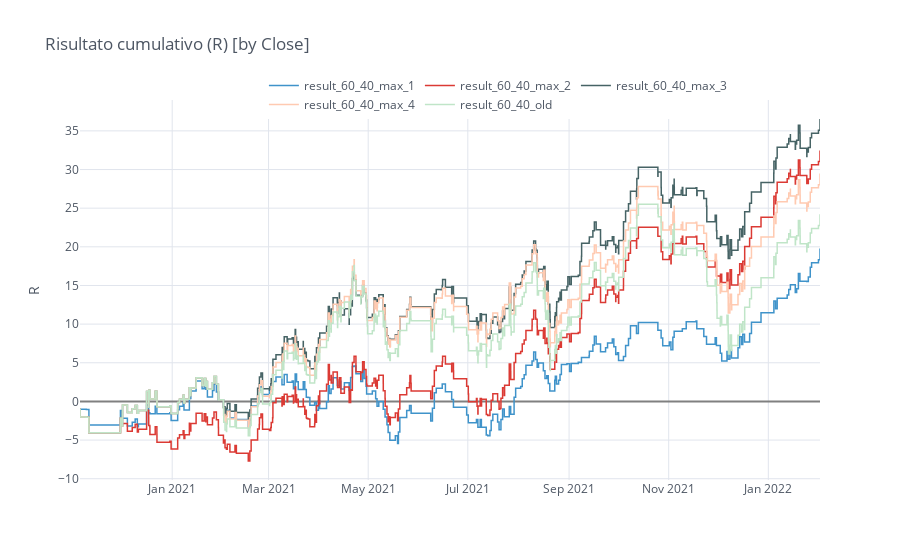

The notebook cell this image was saved under:
### Code cell
merged.cumsum().iplot(kind='scatter', connectgaps=True, interpolation='hv', 
                      title='Risultato cumulativo (R) [by Close]', width=1.5, legend='top',
                      yTitle='R', fill=False, zerolinecolor='grey', opacity=1, colors=cf_colors)

### Figure 1 — Plotly figure (JSON) as saved in the notebook; plotly's stock layout.template omitted (floating-point values rounded to 4 significant figures; data arrays with more than 128 entries replaced by an {"elided": "..."} marker saying what was removed)
{"data": [{"connectgaps": true, "line": {"color": "rgba(63, 147, 202, 1.0)", "dash": "solid", "shape": "hv", "width": 1.5}, "mode": "lines", "name": "result_60_40_max_1", "text": "", "type": "scatter", "x": {"elided": "399 str values"}, "y": {"elided": "399 mixed values"}}, {"connectgaps": true, "line": {"color": "rgba(219, 58, 52, 1.0)", "dash": "solid", "shape": "hv", "width": 1.5}, "mode": "lines", "name": "result_60_40_max_2", "text": "", "type": "scatter", "x": {"elided": "399 str values"}, "y": {"elided": "399 mixed values"}}, {"connectgaps": true, "line": {"color": "rgba(70, 99, 101, 1.0)", "dash": "solid", "shape": "hv", "width": 1.5}, "mode": "lines", "name": "result_60_40_max_3", "text": "", "type": "scatter", "x": {"elided": "399 str values"}, "y": {"elided": "399 mixed values"}}, {"connectgaps": true, "line": {"color": "rgba(255, 202, 177, 1.0)", "dash": "solid", "shape": "hv", "width": 1.5}, "mode": "lines", "name": "result_60_40_max_4", "text": "", "type": "scatter", "x": {"elided": "399 str values"}, "y": {"elided": "399 mixed values"}}, {"connectgaps": true, "line": {"color": "rgba(192, 229, 200, 1.0)", "dash": "solid", "shape": "hv", "width": 1.5}, "mode": "lines", "name": "result_60_40_old", "text": "", "type": "scatter", "x": {"elided": "399 str values"}, "y": {"elided": "399 float values"}}], "layout": {"legend": {"bgcolor": "#FFFFFF", "font": {"color": "#4D5663"}, "orientation": "h", "x": 0.3, "y": 0.95, "yanchor": "bottom"}, "paper_bgcolor": "#FFFFFF", "plot_bgcolor": "#FFFFFF", "showlegend": true, "title": {"font": {"color": "#4D5663"}, "text": "Risultato cumulativo (R) [by Close]"}, "xaxis": {"gridcolor": "#E1E5ED", "showgrid": true, "tickfont": {"color": "#4D5663"}, "title": {"font": {"color": "#4D5663"}, "text": ""}, "zerolinecolor": "grey"}, "yaxis": {"gridcolor": "#E1E5ED", "showgrid": true, "tickfont": {"color": "#4D5663"}, "title": {"font": {"color": "#4D5663"}, "text": "R"}, "zerolinecolor": "grey"}}}
